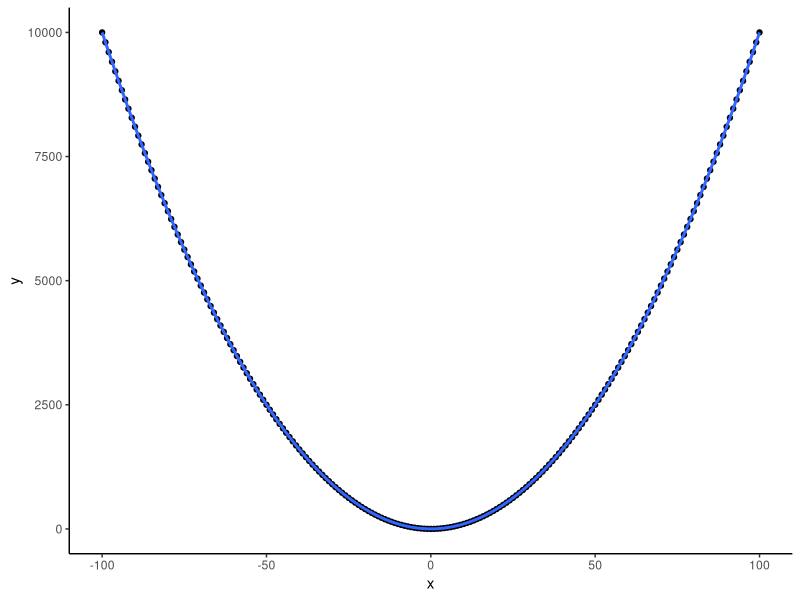
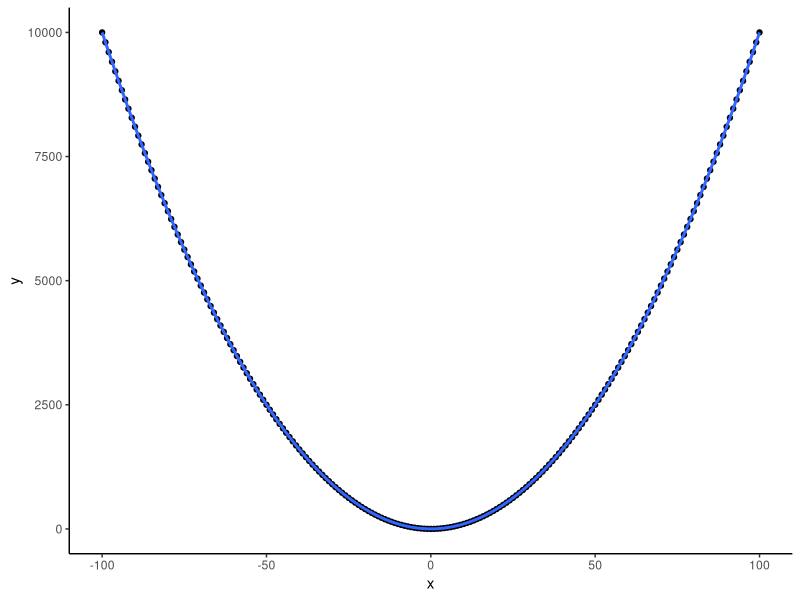

Here is the R script that generated these plots, in order:
## ---- chunk 1
my_first_number <- 1
my_second_number = 2
## ---- chunk 2
dbl_vector <- c(1, 2, 3, 4) # double = numeric
int_vector <- c(2L, 4L, 6L, 8L) # integer (integers require less storage space)
chr_vector <- c("this", "is", "a", "character", "vector")
log_vector <- c(TRUE, FALSE, TRUE, T, F) # logical
## ---- chunk 3
this_and_that <- c("this", "that", "this", "this", "that")
fct_vector <- as.factor(this_and_that)
## ---- chunk 4
chr_vector2 <- c(sample(x = this_and_that, 1000000, replace = TRUE), "other")
chr_vector2
fct_vector2 <- as.factor(chr_vector2)
fct_vector2
## ---- chunk 5
comb_vect <- c(chr_vector, int_vector)
# comb_vect ?
## ---- chunk 6
my_list <- list(first_element = log_vector,
                second = chr_vector,
                int_vector)
my_list
## ---- chunk 7
my_matrix <- matrix(1:10, nrow = 2, ncol = 5, 
                    dimnames = list(paste0("row_", 1:2),
                                    paste0("column_", 1:5)))
my_matrix
## ---- chunk 8
my_df <- data.frame(column_1 = int_vector,
                    column_2 = c("yes", "no", "yes", "yes"),
                    row.names = paste0("row_", 1:4),
                    stringsAsFactors = FALSE)
my_df
## ---- chunk 9
chr_vector[3]
## ---- chunk 10
dbl_vector[1:3]
## ---- chunk 11
chr_vector[c(1,4)]

chr_vector[c(TRUE, FALSE, FALSE, TRUE, FALSE)]
## ---- chunk 12
dbl_vector == c(1, 2, 3)
## ---- chunk 13
chr_vector
## ---- chunk 14
chr_vector[c(TRUE, FALSE)]
## ---- chunk 15
nums <- 1:20
## ---- chunk 16
# get the numbers divisible by 5
## ---- chunk 17
my_first_named_vector <- 1:10
names(my_first_named_vector) <- paste0("position_", 1:10)
## ---- chunk 18
my_first_named_vector['position_1']
## ---- chunk 19
my_first_named_vector[1]
## ---- chunk 20
my_list
## ---- chunk 21
my_list$second
## ---- chunk 22
my_list$f
## ---- chunk 23
my_list[[3]]
## ---- chunk 24
my_matrix
## ---- chunk 25
# get elemnt in row 1 and column 2
my_matrix[1, 2]
## ---- chunk 26
# get column 5
my_matrix[, 5]
# get columns 2 and 4
my_matrix[, c(2,4)]
## ---- chunk 27
my_matrix['row_2', 'column_3']
## ---- chunk 28
my_matrix > 1
## ---- chunk 29
my_df
## ---- chunk 30
# get elemnt in row 1 and column 2
my_df[1, 2]
## ---- chunk 31
# get column 2
my_df[, 2]
## ---- chunk 32
my_df['row_2', 'column_1']
## ---- chunk 33
my_df$column_2
## ---- chunk 34
set.seed(7)
mat <- matrix(runif(50, 0, 100), nrow = 10, ncol = 5, 
                    dimnames = list(paste0("gene_", LETTERS[1:10]),
                                    paste0("sample_", 1:5)))

## ---- chunk 35
# get the values greater than 80
mat[mat > 80]
## ---- chunk 36
if (!require(tidyverse)) {
  install.packages("tidyverse")
}
library(tidyverse)
df <- data.frame(x = -100:100, 
                 y = (-100:100)^2)

ggplot(df, aes(x, y)) + 
  geom_point() +
  geom_smooth() + 
  theme_classic()
## ---- chunk 37
#' Get the square of a value x
#' @param x vector, values to be squared
#' @return y vector, values squared
x_square <- function(x) {
  x^2
}
## ---- chunk 38
x_square(2)
## ---- chunk 39
x_square(1:5)
## ---- chunk 40
x_ <- -100:100
df <- data.frame(x = x_, 
                 y = x_square(x_))

ggplot(df, aes(x, y)) + 
  geom_point() +
  geom_smooth() + 
  theme_classic()
## ---- chunk 41

my_fun <- function(vect, numb = 9) {
  numb * vect
}
vect_ <- 1:10
numb <- 7
my_fun(vect = vect_)
## ---- chunk 42
my_fun2 <- function(vect, numb) {
  vect[c(TRUE, FALSE)] <- vect[c(TRUE, FALSE)] + numb
  vect[c(FALSE, TRUE)] <- vect[c(FALSE, TRUE)] * numb
  vect ^ numb
}

my_fun2(1:4, 2)
## ---- chunk 43
c(1:10, 2, 11)
list(mat_ = mat,
     df_ = my_df)
as.data.frame(mat)
is.numeric(chr_vector)
## ---- chunk 44
mean(1:10)
sum(3, 4)
min(dbl_vector)
max(dbl_vector)
## ---- chunk 45
TeaTasting <- matrix(c(3, 1, 1, 3),
                     nrow = 2,
                     dimnames = list(Guess = c("Milk", "Tea"),
                                     Truth = c("Milk", "Tea")))
TeaTasting
fisher.test(TeaTasting, alternative = "greater")
## ---- chunk 46
log_vector
all(log_vector)
any(log_vector)
## ---- chunk 47
# sample_5

## ---- chunk 48
# gene_C

